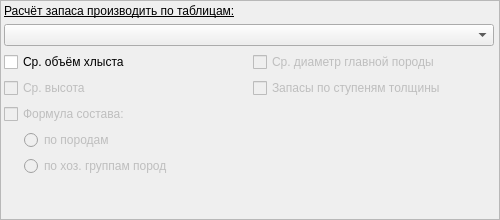
           <widget class="QFrame" name="frame_5">
            <property name="minimumSize">
             <size>
              <width>500</width>
              <height>0</height>
             </size>
            </property>
            <property name="maximumSize">
             <size>
              <width>510</width>
              <height>16777215</height>
             </size>
            </property>
            <property name="frameShape">
             <enum>QFrame::StyledPanel</enum>
            </property>
            <layout class="QVBoxLayout" name="verticalLayout_15">
             <property name="leftMargin">
              <number>3</number>
             </property>
             <property name="topMargin">
              <number>3</number>
             </property>
             <property name="rightMargin">
              <number>3</number>
             </property>
             <property name="bottomMargin">
              <number>3</number>
             </property>
             <item>
              <widget class="QLabel" name="label_8">
               <property name="enabled">
                <bool>true</bool>
               </property>
               <property name="font">
                <font>
                 <underline>true</underline>
                </font>
               </property>
               <property name="text">
                <string>Расчёт запаса производить по таблицам:</string>
               </property>
              </widget>
             </item>
             <item>
              <widget class="QComboBox" name="comboBox_5">
               <property name="enabled">
                <bool>true</bool>
               </property>
               <property name="maximumSize">
                <size>
                 <width>490</width>
                 <height>16777215</height>
                </size>
               </property>
               <property name="currentText">
                <string/>
               </property>
              </widget>
             </item>
             <item>
              <layout class="QHBoxLayout" name="horizontalLayout_5">
               <item>
                <layout class="QVBoxLayout" name="verticalLayout_18">
                 <item>
                  <widget class="QCheckBox" name="checkBox_3">
                   <property name="enabled">
                    <bool>true</bool>
                   </property>
                   <property name="text">
                    <string>Ср. объём хлыста</string>
                   </property>
                  </widget>
                 </item>
                 <item>
                  <widget class="QCheckBox" name="checkBox_4">
                   <property name="enabled">
                    <bool>false</bool>
                   </property>
                   <property name="text">
                    <string>Ср. высота</string>
                   </property>
                  </widget>
                 </item>
                </layout>
               </item>
               <item>
                <layout class="QVBoxLayout" name="verticalLayout_19">
                 <item>
                  <widget class="QCheckBox" name="checkBox_5">
                   <property name="enabled">
                    <bool>false</bool>
                   </property>
                   <property name="text">
                    <string>Ср. диаметр главной породы</string>
                   </property>
                  </widget>
                 </item>
                 <item>
                  <widget class="QCheckBox" name="checkBox_6">
                   <property name="enabled">
                    <bool>false</bool>
                   </property>
                   <property name="text">
                    <string>Запасы по ступеням толщины</string>
                   </property>
                  </widget>
                 </item>
                </layout>
               </item>
              </layout>
             </item>
             <item>
              <widget class="QCheckBox" name="checkBox_7">
               <property name="enabled">
                <bool>false</bool>
               </property>
               <property name="text">
                <string>Формула состава:</string>
               </property>
              </widget>
             </item>
             <item>
              <layout class="QVBoxLayout" name="verticalLayout_20">
               <property name="leftMargin">
                <number>20</number>
               </property>
               <item>
                <widget class="QRadioButton" name="radioButton_2">
                 <property name="enabled">
                  <bool>false</bool>
                 </property>
                 <property name="text">
                  <string>по породам</string>
                 </property>
                </widget>
               </item>
               <item>
                <widget class="QRadioButton" name="radioButton">
                 <property name="enabled">
                  <bool>false</bool>
                 </property>
                 <property name="text">
                  <string>по хоз. группам пород</string>
                 </property>
                </widget>
               </item>
               <item>
                <spacer name="verticalSpacer_3">
                 <property name="orientation">
                  <enum>Qt::Vertical</enum>
                 </property>
                 <property name="sizeHint" stdset="0">
                  <size>
                   <width>20</width>
                   <height>40</height>
                  </size>
                 </property>
                </spacer>
               </item>
              </layout>
             </item>
            </layout>
           </widget>
